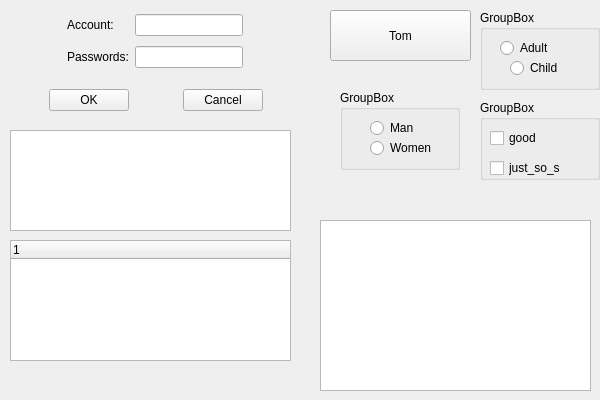
<?xml version="1.0" encoding="UTF-8"?>
<ui version="4.0">
 <class>MainWindow</class>
 <widget class="QMainWindow" name="MainWindow">
  <property name="geometry">
   <rect>
    <x>0</x>
    <y>0</y>
    <width>600</width>
    <height>400</height>
   </rect>
  </property>
  <property name="maximumSize">
   <size>
    <width>600</width>
    <height>400</height>
   </size>
  </property>
  <property name="sizeIncrement">
   <size>
    <width>300</width>
    <height>200</height>
   </size>
  </property>
  <property name="windowTitle">
   <string>Login</string>
  </property>
  <widget class="QWidget" name="centralwidget">
   <widget class="QWidget" name="widget" native="true">
    <property name="geometry">
     <rect>
      <x>0</x>
      <y>10</y>
      <width>309</width>
      <height>64</height>
     </rect>
    </property>
    <property name="sizePolicy">
     <sizepolicy hsizetype="Preferred" vsizetype="Fixed">
      <horstretch>0</horstretch>
      <verstretch>0</verstretch>
     </sizepolicy>
    </property>
    <layout class="QGridLayout" name="gridLayout">
     <item row="1" column="2">
      <widget class="QLineEdit" name="lineEdit_2">
       <property name="echoMode">
        <enum>QLineEdit::Password</enum>
       </property>
      </widget>
     </item>
     <item row="0" column="0">
      <spacer name="horizontalSpacer_4">
       <property name="orientation">
        <enum>Qt::Horizontal</enum>
       </property>
       <property name="sizeHint" stdset="0">
        <size>
         <width>40</width>
         <height>20</height>
        </size>
       </property>
      </spacer>
     </item>
     <item row="1" column="1">
      <widget class="QLabel" name="label_2">
       <property name="text">
        <string>Passwords:</string>
       </property>
      </widget>
     </item>
     <item row="0" column="1">
      <widget class="QLabel" name="label">
       <property name="text">
        <string>Account:</string>
       </property>
      </widget>
     </item>
     <item row="0" column="2">
      <widget class="QLineEdit" name="lineEdit"/>
     </item>
     <item row="0" column="3">
      <spacer name="horizontalSpacer_5">
       <property name="orientation">
        <enum>Qt::Horizontal</enum>
       </property>
       <property name="sizeHint" stdset="0">
        <size>
         <width>40</width>
         <height>20</height>
        </size>
       </property>
      </spacer>
     </item>
    </layout>
   </widget>
   <widget class="QWidget" name="widget_2" native="true">
    <property name="geometry">
     <rect>
      <x>0</x>
      <y>80</y>
      <width>312</width>
      <height>41</height>
     </rect>
    </property>
    <property name="sizePolicy">
     <sizepolicy hsizetype="Preferred" vsizetype="Fixed">
      <horstretch>0</horstretch>
      <verstretch>0</verstretch>
     </sizepolicy>
    </property>
    <layout class="QHBoxLayout" name="horizontalLayout">
     <item>
      <spacer name="horizontalSpacer">
       <property name="orientation">
        <enum>Qt::Horizontal</enum>
       </property>
       <property name="sizeHint" stdset="0">
        <size>
         <width>40</width>
         <height>20</height>
        </size>
       </property>
      </spacer>
     </item>
     <item>
      <widget class="QPushButton" name="pushButton">
       <property name="text">
        <string>OK</string>
       </property>
      </widget>
     </item>
     <item>
      <spacer name="horizontalSpacer_3">
       <property name="orientation">
        <enum>Qt::Horizontal</enum>
       </property>
       <property name="sizeHint" stdset="0">
        <size>
         <width>40</width>
         <height>20</height>
        </size>
       </property>
      </spacer>
     </item>
     <item>
      <widget class="QPushButton" name="pushButton_2">
       <property name="text">
        <string>Cancel</string>
       </property>
      </widget>
     </item>
     <item>
      <spacer name="horizontalSpacer_2">
       <property name="orientation">
        <enum>Qt::Horizontal</enum>
       </property>
       <property name="sizeHint" stdset="0">
        <size>
         <width>40</width>
         <height>20</height>
        </size>
       </property>
      </spacer>
     </item>
    </layout>
   </widget>
   <widget class="QToolButton" name="toolButton">
    <property name="geometry">
     <rect>
      <x>330</x>
      <y>10</y>
      <width>141</width>
      <height>51</height>
     </rect>
    </property>
    <property name="text">
     <string>Tom</string>
    </property>
    <property name="icon">
     <iconset resource="res.qrc">
      <normaloff>:/src/7.jpg</normaloff>:/src/7.jpg</iconset>
    </property>
    <property name="iconSize">
     <size>
      <width>40</width>
      <height>40</height>
     </size>
    </property>
    <property name="toolButtonStyle">
     <enum>Qt::ToolButtonTextBesideIcon</enum>
    </property>
   </widget>
   <widget class="QGroupBox" name="groupBox">
    <property name="geometry">
     <rect>
      <x>340</x>
      <y>90</y>
      <width>120</width>
      <height>80</height>
     </rect>
    </property>
    <property name="title">
     <string>GroupBox</string>
    </property>
    <widget class="QRadioButton" name="rbtn_man">
     <property name="geometry">
      <rect>
       <x>30</x>
       <y>30</y>
       <width>89</width>
       <height>16</height>
      </rect>
     </property>
     <property name="text">
      <string>Man</string>
     </property>
    </widget>
    <widget class="QRadioButton" name="rbtn_wm">
     <property name="geometry">
      <rect>
       <x>30</x>
       <y>50</y>
       <width>89</width>
       <height>16</height>
      </rect>
     </property>
     <property name="text">
      <string>Women</string>
     </property>
    </widget>
   </widget>
   <widget class="QGroupBox" name="groupBox_2">
    <property name="geometry">
     <rect>
      <x>480</x>
      <y>10</y>
      <width>120</width>
      <height>80</height>
     </rect>
    </property>
    <property name="title">
     <string>GroupBox</string>
    </property>
    <widget class="QRadioButton" name="radioButton_3">
     <property name="geometry">
      <rect>
       <x>20</x>
       <y>30</y>
       <width>89</width>
       <height>16</height>
      </rect>
     </property>
     <property name="text">
      <string>Adult</string>
     </property>
    </widget>
    <widget class="QRadioButton" name="radioButton_4">
     <property name="geometry">
      <rect>
       <x>30</x>
       <y>50</y>
       <width>89</width>
       <height>16</height>
      </rect>
     </property>
     <property name="text">
      <string>Child</string>
     </property>
    </widget>
   </widget>
   <widget class="QGroupBox" name="groupBox_3">
    <property name="geometry">
     <rect>
      <x>480</x>
      <y>100</y>
      <width>120</width>
      <height>80</height>
     </rect>
    </property>
    <property name="title">
     <string>GroupBox</string>
    </property>
    <widget class="QCheckBox" name="cboxOK">
     <property name="geometry">
      <rect>
       <x>10</x>
       <y>30</y>
       <width>71</width>
       <height>16</height>
      </rect>
     </property>
     <property name="text">
      <string>good</string>
     </property>
     <property name="tristate">
      <bool>true</bool>
     </property>
    </widget>
    <widget class="QCheckBox" name="cboxjust">
     <property name="geometry">
      <rect>
       <x>10</x>
       <y>60</y>
       <width>71</width>
       <height>16</height>
      </rect>
     </property>
     <property name="text">
      <string>just_so_so</string>
     </property>
    </widget>
   </widget>
   <widget class="QListWidget" name="listWidget">
    <property name="geometry">
     <rect>
      <x>10</x>
      <y>130</y>
      <width>281</width>
      <height>101</height>
     </rect>
    </property>
   </widget>
   <widget class="QTreeWidget" name="treeWidget">
    <property name="geometry">
     <rect>
      <x>10</x>
      <y>240</y>
      <width>281</width>
      <height>121</height>
     </rect>
    </property>
    <column>
     <property name="text">
      <string notr="true">1</string>
     </property>
    </column>
   </widget>
   <widget class="QTableWidget" name="tableWidget">
    <property name="geometry">
     <rect>
      <x>320</x>
      <y>220</y>
      <width>271</width>
      <height>171</height>
     </rect>
    </property>
   </widget>
  </widget>
 </widget>
 <resources>
  <include location="res.qrc"/>
 </resources>
 <connections/>
</ui>
